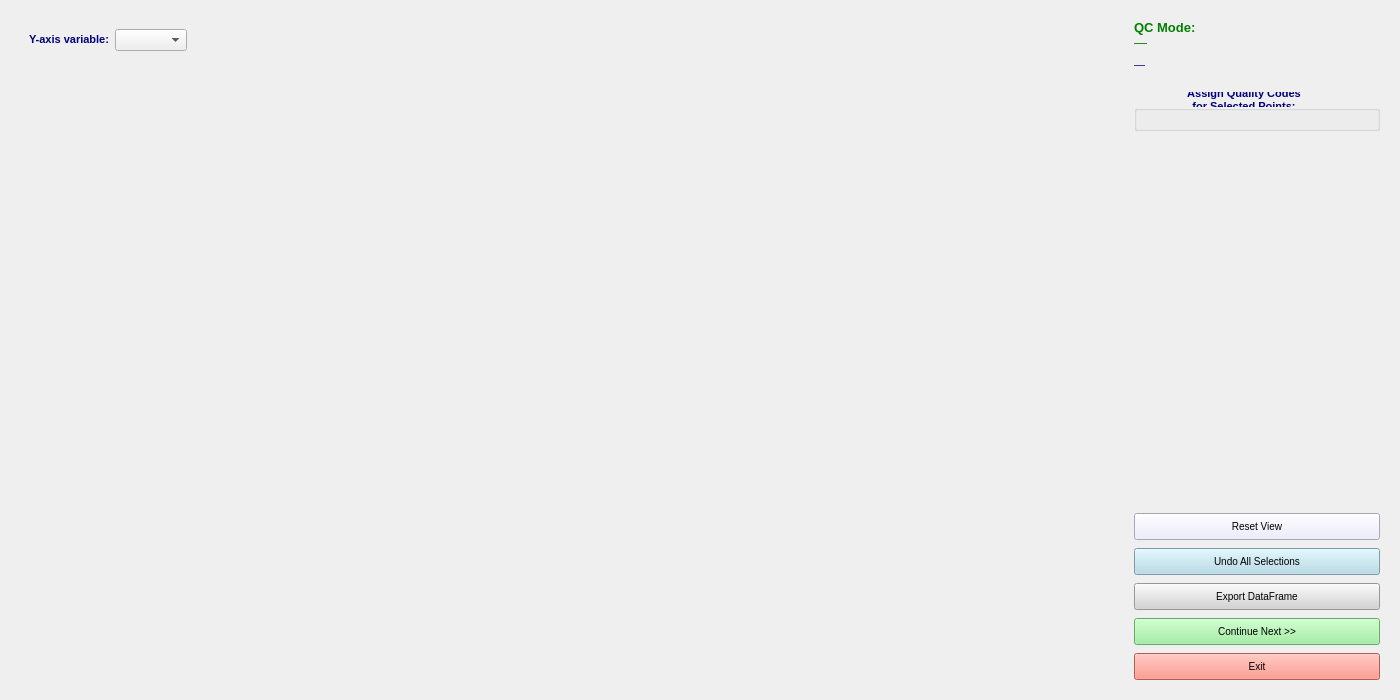
<?xml version="1.0" encoding="UTF-8"?>
<ui version="4.0">
 <class>QCWindow</class>
 <widget class="QWidget" name="QCWindow">
  <property name="geometry">
   <rect>
    <x>0</x>
    <y>0</y>
    <width>1400</width>
    <height>700</height>
   </rect>
  </property>
  <property name="windowTitle">
   <string>Thermograph QC</string>
  </property>
  <!-- Root: horizontal split — left (plot area) | right (control panel) -->
  <layout class="QHBoxLayout" name="root_layout">
   <property name="spacing">
    <number>6</number>
   </property>
   <property name="contentsMargins">
    <number>6</number>
    <number>6</number>
    <number>6</number>
    <number>6</number>
   </property>

   <!-- ═══ LEFT COLUMN: y-axis selector row + plot placeholder ═══ -->
   <item>
    <widget class="QWidget" name="left_widget">
     <property name="sizePolicy">
      <sizepolicy hsizetype="Expanding" vsizetype="Expanding">
       <horstretch>5</horstretch>
       <verstretch>0</verstretch>
      </sizepolicy>
     </property>
     <layout class="QVBoxLayout" name="left_col_layout">
      <property name="spacing">
       <number>4</number>
      </property>
      <property name="contentsMargins">
       <number>0</number>
       <number>0</number>
       <number>0</number>
       <number>0</number>
      </property>

      <!-- Y-axis selector row (hidden when only Temperature is available) -->
      <item>
       <widget class="QWidget" name="y_selector_widget">
        <layout class="QHBoxLayout" name="y_selector_layout">
         <property name="contentsMargins">
          <number>0</number>
          <number>0</number>
          <number>0</number>
          <number>0</number>
         </property>
         <item>
          <widget class="QLabel" name="lbl_y_axis">
           <property name="text">
            <string>&lt;b&gt;Y-axis variable:&lt;/b&gt;</string>
           </property>
           <property name="styleSheet">
            <string>font-size: 11px; color: navy;</string>
           </property>
          </widget>
         </item>
         <item>
          <widget class="QComboBox" name="combo_y_axis">
           <property name="styleSheet">
            <string>font-size: 11px;</string>
           </property>
           <property name="sizePolicy">
            <sizepolicy hsizetype="Fixed" vsizetype="Fixed">
             <horstretch>0</horstretch>
             <verstretch>0</verstretch>
            </sizepolicy>
           </property>
           <property name="minimumWidth">
            <number>160</number>
           </property>
          </widget>
         </item>
         <item>
          <spacer name="y_selector_spacer">
           <property name="orientation">
            <enum>Qt::Horizontal</enum>
           </property>
           <property name="sizeHint" stdset="0">
            <size>
             <width>40</width>
             <height>20</height>
            </size>
           </property>
          </spacer>
         </item>
        </layout>
       </widget>
      </item>

      <!-- Plot widget placeholder — replaced at runtime with pg.PlotWidget -->
      <item>
       <widget class="QWidget" name="plot_container">
        <property name="sizePolicy">
         <sizepolicy hsizetype="Expanding" vsizetype="Expanding">
          <horstretch>0</horstretch>
          <verstretch>1</verstretch>
         </sizepolicy>
        </property>
        <layout class="QVBoxLayout" name="plot_container_layout">
         <property name="contentsMargins">
          <number>0</number>
          <number>0</number>
          <number>0</number>
          <number>0</number>
         </property>
        </layout>
       </widget>
      </item>

     </layout>
    </widget>
   </item>

   <!-- ═══ RIGHT PANEL: info + flags + buttons ═══ -->
   <item>
    <widget class="QWidget" name="right_widget">
     <property name="sizePolicy">
      <sizepolicy hsizetype="Preferred" vsizetype="Preferred">
       <horstretch>1</horstretch>
       <verstretch>0</verstretch>
      </sizepolicy>
     </property>
     <property name="minimumWidth">
      <number>220</number>
     </property>
     <property name="maximumWidth">
      <number>300</number>
     </property>
     <layout class="QVBoxLayout" name="right_layout">
      <property name="spacing">
       <number>8</number>
      </property>
      <property name="contentsMargins">
       <number>6</number>
       <number>6</number>
       <number>6</number>
       <number>6</number>
      </property>

      <!-- QC Mode label -->
      <item>
       <widget class="QLabel" name="lbl_qc_mode">
        <property name="text">
         <string>&lt;b&gt;QC Mode:&lt;/b&gt;&lt;br&gt;—</string>
        </property>
        <property name="styleSheet">
         <string>color: green; font-size: 13px;</string>
        </property>
        <property name="wordWrap">
         <bool>true</bool>
        </property>
       </widget>
      </item>

      <!-- Deployment / instrument info -->
      <item>
       <widget class="QLabel" name="lbl_info">
        <property name="text">
         <string>—</string>
        </property>
        <property name="styleSheet">
         <string>color: navy; font-size: 11px;</string>
        </property>
        <property name="wordWrap">
         <bool>true</bool>
        </property>
       </widget>
      </item>

      <!-- Spacer between info and flag group -->
      <item>
       <spacer name="spacer_top">
        <property name="orientation">
         <enum>Qt::Vertical</enum>
        </property>
        <property name="sizeType">
         <enum>QSizePolicy::Fixed</enum>
        </property>
        <property name="sizeHint" stdset="0">
         <size>
          <width>20</width>
          <height>12</height>
         </size>
        </property>
       </spacer>
      </item>

      <!-- Quality flag radio buttons group box -->
      <item>
       <widget class="QGroupBox" name="grp_flags">
        <property name="title">
         <string>Assign Quality Codes
for Selected Points:</string>
        </property>
        <property name="styleSheet">
         <string>QGroupBox { font-weight: bold; color: navy; font-size: 11px; }</string>
        </property>
        <layout class="QVBoxLayout" name="flags_layout">
         <property name="spacing">
          <number>4</number>
         </property>
         <!-- Radio buttons are added dynamically from FLAG_LABELS at runtime -->
        </layout>
       </widget>
      </item>

      <!-- Vertical spacer pushes buttons to the bottom -->
      <item>
       <spacer name="spacer_mid">
        <property name="orientation">
         <enum>Qt::Vertical</enum>
        </property>
        <property name="sizeHint" stdset="0">
         <size>
          <width>20</width>
          <height>40</height>
         </size>
        </property>
       </spacer>
      </item>

      <!-- Reset View button -->
      <item>
       <widget class="QPushButton" name="btn_reset_view">
        <property name="text">
         <string>Reset View</string>
        </property>
        <property name="styleSheet">
         <string>background-color: #e8e8ff; font-size: 10px; padding: 6px;</string>
        </property>
       </widget>
      </item>

      <!-- Undo All Selections button -->
      <item>
       <widget class="QPushButton" name="btn_undo">
        <property name="text">
         <string>Undo All Selections</string>
        </property>
        <property name="styleSheet">
         <string>background-color: lightblue; font-size: 10px; padding: 6px;</string>
        </property>
       </widget>
      </item>

      <!-- Export DataFrame button -->
      <item>
       <widget class="QPushButton" name="btn_export">
        <property name="text">
         <string>Export DataFrame</string>
        </property>
        <property name="styleSheet">
         <string>background-color: lightgrey; font-size: 10px; padding: 6px;</string>
        </property>
       </widget>
      </item>

      <!-- Continue Next button -->
      <item>
       <widget class="QPushButton" name="btn_continue">
        <property name="text">
         <string>Continue Next &gt;&gt;</string>
        </property>
        <property name="styleSheet">
         <string>background-color: lightgreen; font-size: 10px; padding: 6px;</string>
        </property>
       </widget>
      </item>

      <!-- Exit button -->
      <item>
       <widget class="QPushButton" name="btn_exit">
        <property name="text">
         <string>Exit</string>
        </property>
        <property name="styleSheet">
         <string>background-color: salmon; font-size: 10px; padding: 6px;</string>
        </property>
       </widget>
      </item>

     </layout>
    </widget>
   </item>

  </layout>
 </widget>
 <resources/>
 <connections/>
</ui>
